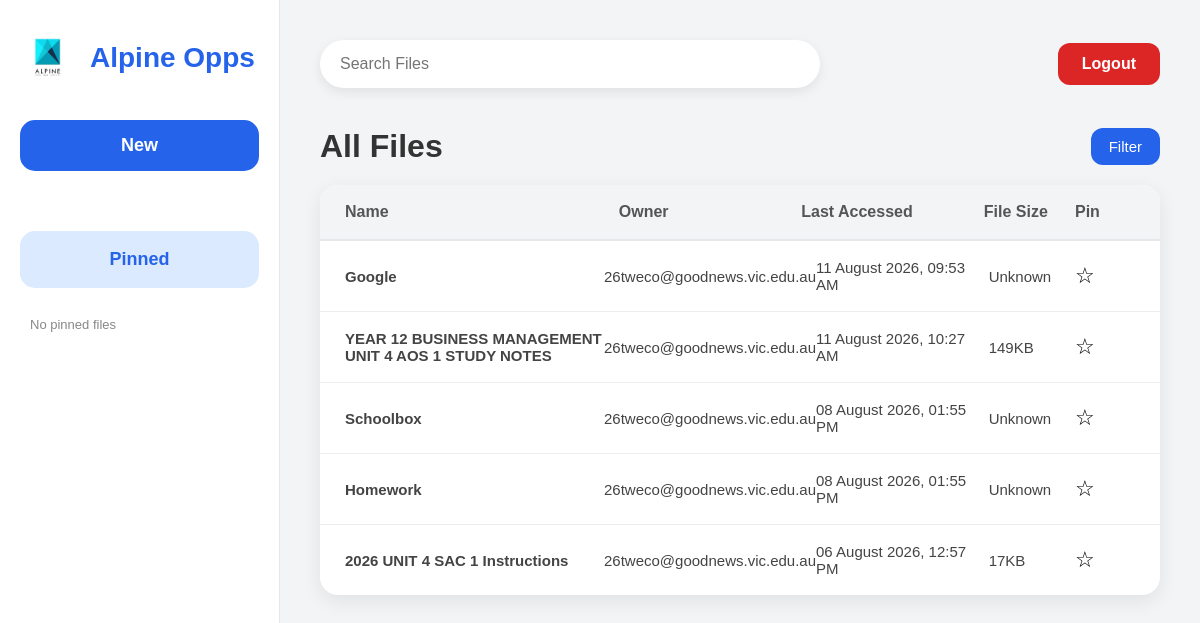
Page /dashboard (signed in) on the earlier database version.
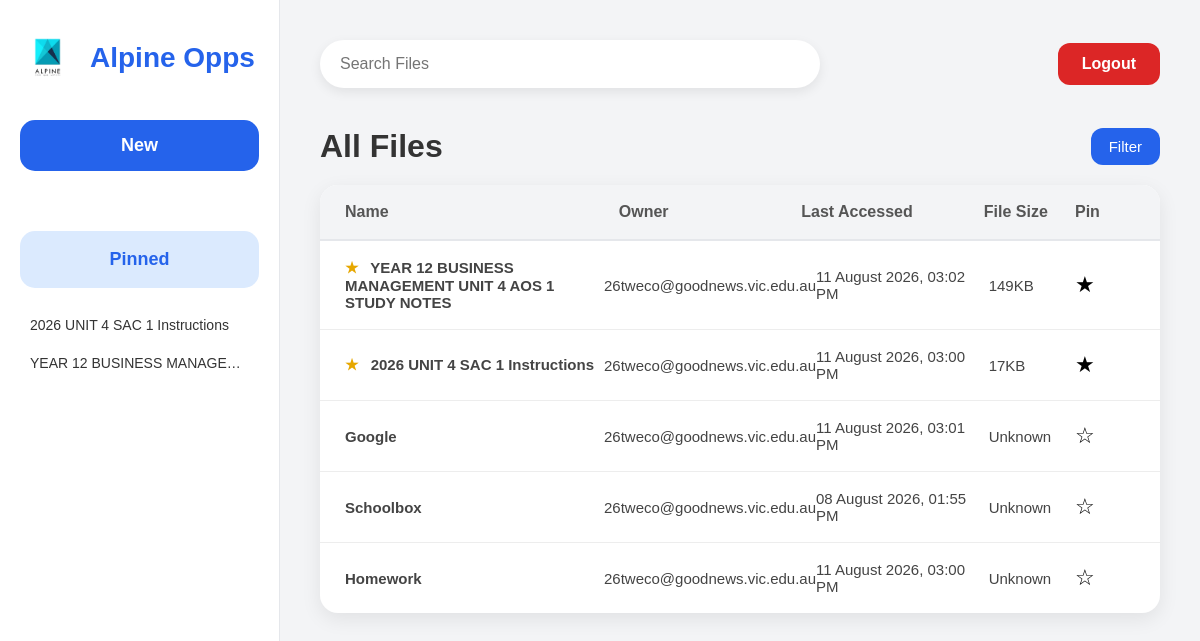
Same page on the later database version.
### tables this page shows
CREATE TABLE Files (

        FileID INTEGER PRIMARY KEY AUTOINCREMENT,

        FileName TEXT NOT NULL,

        FileType TEXT NOT NULL,

        FileURL TEXT NOT NULL,

        FileOwner TEXT NOT NULL,

        LastAccessed TEXT NOT NULL,

        FileSize TEXT,

        IsPinned INTEGER DEFAULT 0

    );

### app.py (the view)
@app.route("/dashboard")
def dashboard():
    if "email" not in session:
        return redirect(url_for("login_page"))
    connection = sqlite3.connect(DATABASE)
    connection.row_factory = sqlite3.Row
    cursor = connection.cursor()
    cursor.execute("""
        SELECT *
        FROM Files
        ORDER BY IsPinned DESC, FileID DESC
    """)
    files = cursor.fetchall()
    cursor.execute("""
        SELECT *
        FROM Files
        WHERE IsPinned = 1
        ORDER BY FileName
    """)
    pinned_files = cursor.fetchall()
    connection.close()
    return render_template(
        "dashboard.html",
        files=files,
        pinned_files=pinned_files
    )

### templates/dashboard.html (shortened to what this page needs)
<!DOCTYPE html>
<html lang="en">
<head>
    <link
        rel="stylesheet"
        href="{{ url_for('static', filename='css/dashboard.css') }}"
    >
</head>
<body>
<div class="container">
    <aside class="sidebar">
        <div class="logo">
            <img
                src="{{ url_for('static', filename='images/logo.png') }}"
                alt="Logo"
            >
            <h2>Alpine Opps</h2>
        </div>
        <form action="{{ url_for('newfile') }}" method="GET">
            <button type="submit" class="new-btn">
                New
            </button>
        </form>
        <div class="pinned-section">
            <h3 class="pinned-title">Pinned</h3>
            {% if pinned_files %}
                {% for file in pinned_files %}
                    <a
                        class="pinned-file"
                        href="{{ url_for('open_file', file_id=file['FileID']) }}"
                        target="_blank"
                    >
                        {{ file["FileName"] }}
                    </a>
                {% endfor %}
            {% else %}
                <p class="no-pinned-files">
                    No pinned files
                </p>
            {% endif %}
        </div>
    </aside>
    <main class="main-content">
        <header class="topbar">
            <div class="search-box">
                <input
                    type="text"
                    id="searchInput"
                    placeholder="Search Files"
                    autocomplete="off"
                >
            </div>
            <a href="{{ url_for('logout') }}" class="logout-btn">
                Logout
            </a>
        </header>
        <section class="files-header">
            <h1>All Files</h1>
            <button class="filter-btn">
                Filter
            </button>
        </section>
        <section class="file-table">
            <div class="table-head">
                <div>Name</div>
                <div>Owner</div>
                <div>Last Accessed</div>
                <div>File Size</div>
                <div>Pin</div>
            </div>
            {% for file in files %}
                <div
                    class="table-row"
                    onclick="window.open('{{ url_for('open_file', file_id=file['FileID']) }}', '_blank')"
                    tabindex="0"
                    role="button"
                    onkeydown="if(event.key==='Enter' || event.key===' '){
                    event.preventDefault();
                    window.open('{{ url_for('open_file', file_id=file['FileID']) }}', '_blank');
                    }" >
                    <div class="file-name">
                        {% if file["IsPinned"] == 1 %}
                            <span class="pin-icon">★</span>
                        {% endif %}
                        {{ file["FileName"] }}
                    </div>
                    <div>
                        {{ file["FileOwner"] }}
                    </div>
                    <div>
                        {{ file["LastAccessed"] }}
                    </div>
                    <div>
                        {{ file["FileSize"] }}
                    </div>
                <form
                    action="{{ url_for('toggle_pin', file_id=file['FileID']) }}"
                    method="POST"
                    class="pin-form"
                    onclick="event.stopPropagation();"
                >
                    <button
                        type="submit"
                        class="pin-button"
                    >
                        {% if file["IsPinned"] == 1 %}
                            ★
                        {% else %}
                            ☆
                        {% endif %}
                    </button>
                </form>
            </div>
        {% else %}
            <div class="empty-files">
                No files are currently available.
            </div>
        {% endfor %}
    </section>
</body>
</html>

### static/css/dashboard.css (style rules this page uses)
* { margin:0; padding:0; box-sizing:border-box; font-family:Arial, Helvetica, sans-serif; }
body { background:#f3f4f6; color:#333; }
.container { display:flex; height:100vh; }
.sidebar { width:280px; background:#ffffff; border-right:1px solid #e5e7eb; padding:30px 20px; display:flex; flex-direction:column; }
.pinned-title { text-align: center; font-size: 18px; font-weight: bold; color: #2563eb; background-color: #dbeafe; padding: 18px; border-radius: 15px; margin: 0 0 20px 0; }
.pinned-section { margin-top: 30px; }
.pinned-file { display: block; padding: 9px 10px; margin-bottom: 4px; border-radius: 6px; color: #333; text-decoration: none; font-size: 14px; overflow: hidden; white-space: nowrap; text-overflow: ellipsis; }
.pin-button { border: none; background: none; outline: none; padding: 0; font-size: 22px; cursor: pointer; }
.logo { display:flex; align-items:center; gap:15px; margin-bottom:35px; }
.logo img { width:55px; }
.logo h2 { font-size:28px; color:#2563eb; }
.new-btn { width:100%; padding:15px; border:none; border-radius:15px; background:#2563eb; color:white; font-size:18px; font-weight:bold; cursor:pointer; margin-bottom:30px; transition:.2s; }
.main-content { flex:1; padding:40px; }
.topbar { display:flex; justify-content:space-between; align-items:center; margin-bottom:40px; }
.search-box { width:500px; }
.search-box input { width:100%; padding:15px 20px; border:none; border-radius:30px; background:white; font-size:16px; outline:none; box-shadow:0 4px 12px rgba(0,0,0,.08); }
.logout-btn { text-decoration:none; background:#dc2626; color:white; padding:12px 24px; border-radius:12px; font-weight:bold; transition:.2s; }
.files-header { display:flex; justify-content:space-between; align-items:center; margin-bottom:25px; }
.files-header h1 { font-size:34px; font-weight:600; }
.filter-btn { background:#2563eb; color:white; border:none; border-radius:12px; padding:12px 24px; font-size:15px; cursor:pointer; transition:.2s; }
.file-table { background:white; border-radius:18px; overflow:hidden; box-shadow:0 8px 20px rgba(0,0,0,.08); }
.table-head { display:grid; grid-template-columns:2.2fr 1.5fr 1.4fr 0.8fr 60px; background:#f8fafc; padding:20px 30px; font-weight:bold; color:#666; border-bottom:2px solid #e5e7eb; }
.table-row { display:grid; grid-template-columns:2.2fr 1.5fr 1.4fr 0.8fr 60px; padding:20px 30px; border-bottom:1px solid #f1f1f1; transition:.2s; }
.table-row:last-child { border-bottom:none; }
.table-row div:first-child { font-weight:600; }
.files-header { display:flex; justify-content:space-between; align-items:center; margin-bottom:20px; }
.files-header h1 { font-size:32px; color:#333; font-weight:600; }
.filter-btn { display:flex; align-items:center; gap:8px; padding:10px 18px; border:none; border-radius:12px; background:#2563eb; color:white; cursor:pointer; font-size:15px; transition:.2s; }
.file-table { background:white; border-radius:18px; overflow:hidden; box-shadow:0 6px 20px rgba(0,0,0,.08); }
.table-head { display:grid; grid-template-columns: 3fr 2fr 2fr 1fr 60px; background:#f3f4f6; padding:18px 25px; font-weight:bold; color:#555; border-bottom:2px solid #e5e7eb; }
.table-row { display:grid; grid-template-columns: 3fr 2fr 2fr 1fr 60px; padding:18px 25px; align-items:center; border-bottom:1px solid #ededed; transition:.2s; font-size:15px; }
.table-row div { color:#444; }
.pin-icon { margin-right: 8px; color: #e6a700; }
.search-box { position: relative; }

Differences in the rows shown:
now on one of the page's lists (row edited): Files: FileName "2026 UNIT 4 SAC 1 Instructions"
changed Files "2026 UNIT 4 SAC 1 Instructions": LastAccessed "06 August 2026, 12:57 PM" → "11 August 2026, 03:00 PM"; IsPinned "☆" → "★ ★"; moves up the list
now on one of the page's lists (row edited): Files: FileName "YEAR 12 BUSINESS MANAGE…"
changed Files "YEAR 12 BUSINESS MANAGEMENT UNIT 4 AOS 1 STUDY NOTES": LastAccessed "11 August 2026, 10:27 AM" → "11 August 2026, 03:02 PM"; IsPinned "☆" → "★ ★"; moves up the list
changed Files "Google": LastAccessed "11 August 2026, 09:53 AM" → "11 August 2026, 03:01 PM"
changed Files "Homework": LastAccessed "08 August 2026, 01:55 PM" → "11 August 2026, 03:00 PM"
Other differences:
text no longer shown: "No pinned files"
